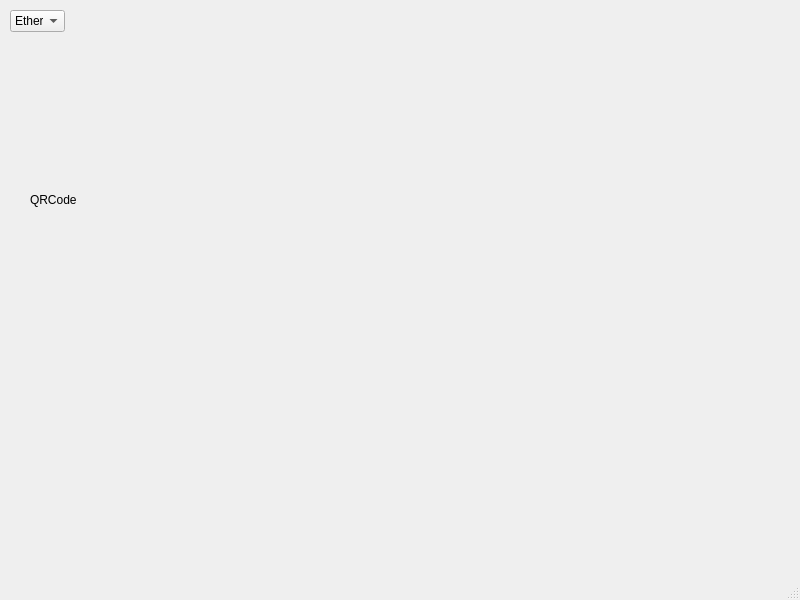
<?xml version="1.0" encoding="UTF-8"?>
<ui version="4.0">
 <class>MainWindow</class>
 <widget class="QMainWindow" name="MainWindow">
  <property name="geometry">
   <rect>
    <x>0</x>
    <y>0</y>
    <width>800</width>
    <height>600</height>
   </rect>
  </property>
  <property name="windowTitle">
   <string>MainWindow</string>
  </property>
  <widget class="QWidget" name="centralwidget">
   <widget class="QComboBox" name="comboBox">
    <property name="geometry">
     <rect>
      <x>10</x>
      <y>10</y>
      <width>55</width>
      <height>22</height>
     </rect>
    </property>
    <item>
     <property name="text">
      <string>Ethernet</string>
     </property>
    </item>
    <item>
     <property name="text">
      <string>Wi-Fi</string>
     </property>
    </item>
   </widget>
   <widget class="QLabel" name="QRCodeLabel">
    <property name="geometry">
     <rect>
      <x>30</x>
      <y>50</y>
      <width>300</width>
      <height>300</height>
     </rect>
    </property>
    <property name="text">
     <string>QRCode</string>
    </property>
   </widget>
  </widget>
  <widget class="QMenuBar" name="menubar">
   <property name="geometry">
    <rect>
     <x>0</x>
     <y>0</y>
     <width>800</width>
     <height>17</height>
    </rect>
   </property>
  </widget>
  <widget class="QStatusBar" name="statusbar"/>
 </widget>
 <resources/>
 <connections/>
</ui>
